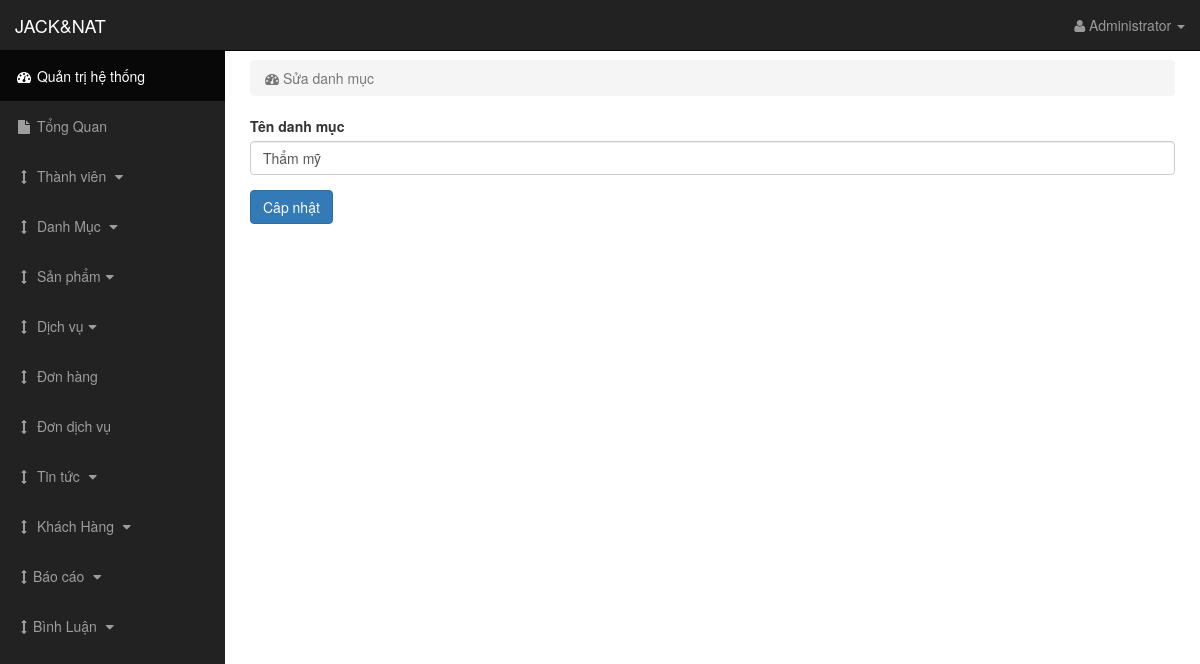
/backend/index.php?page=sua-danhmuc&id=6 (signed in), run on an earlier commit of the app's database.
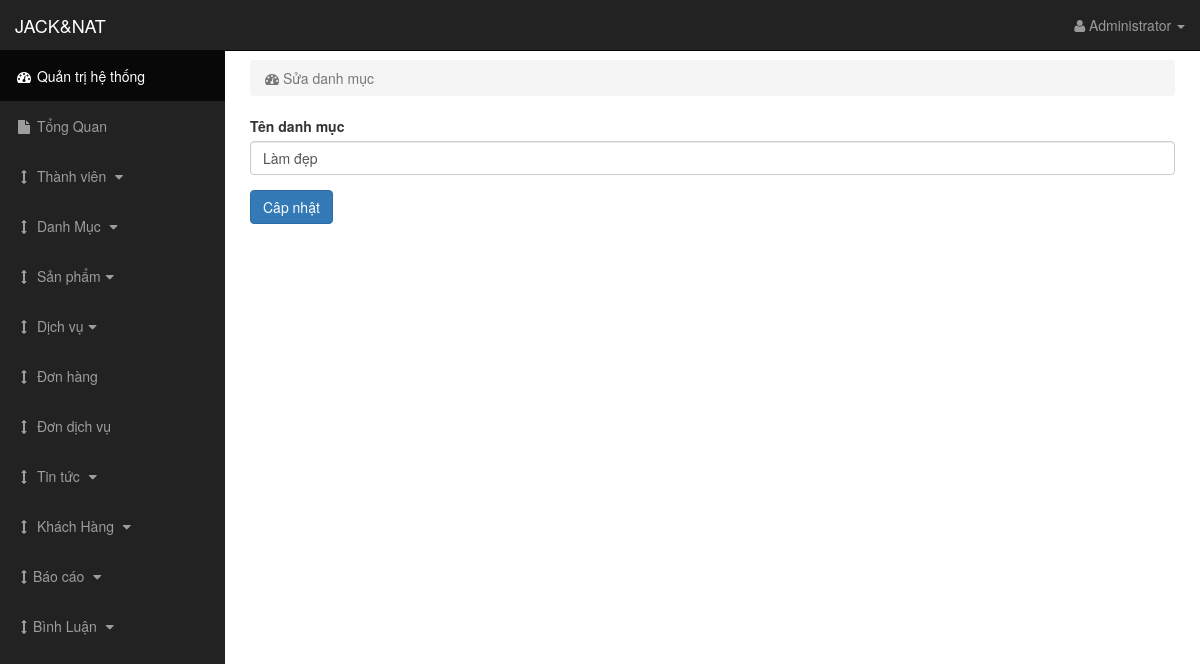
And on a later commit of the database.
### tables this page shows
CREATE TABLE `tbl_danh_muc` (
  `id_danh_muc` int(50) NOT NULL,
  `ten_danh_muc` varchar(50) NOT NULL
);

### backend/views/sua-danhmuc.php (the view, shortened to what this page needs)
<?php
    if (isset($_GET['id'])) {
        $id = $_GET['id'];
        $sql = "SELECT *FROM tbl_danh_muc WHERE id_danh_muc = $id";
        $query = mysqli_query($conn, $sql);
        $row = mysqli_fetch_array($query);
    }
?>
<div class="container-fluid">
    <div class="row">
        <div class="col-lg-12">
            <ol class="breadcrumb">
                <li class="active">
                    <i class="fa fa-dashboard"></i> Sửa danh mục
                </li>
            </ol>
        </div>
    </div>
    <div class="row">
        <div class="col-lg-12 col-xs-12 col-sm-12 col-md-12">
            <form action="" method="POST" enctype="multipart/form-data">
                <div class="form-group">
                    <label for="title">Tên danh mục</label>
                    <input type="text" value="<?php echo $row['ten_danh_muc']; ?>" required="" class="form-control" name="title" id="title" required="">
                </div>
                <button type="submit" name="submit" class="btn btn-primary">Câp nhật</button>
            </form>
        </div>
    </div>
</div>

What changed in the data, as far as the page shows it:
changed tbl_danh_muc: title "Thẩm mỹ" → "Làm đẹp"
